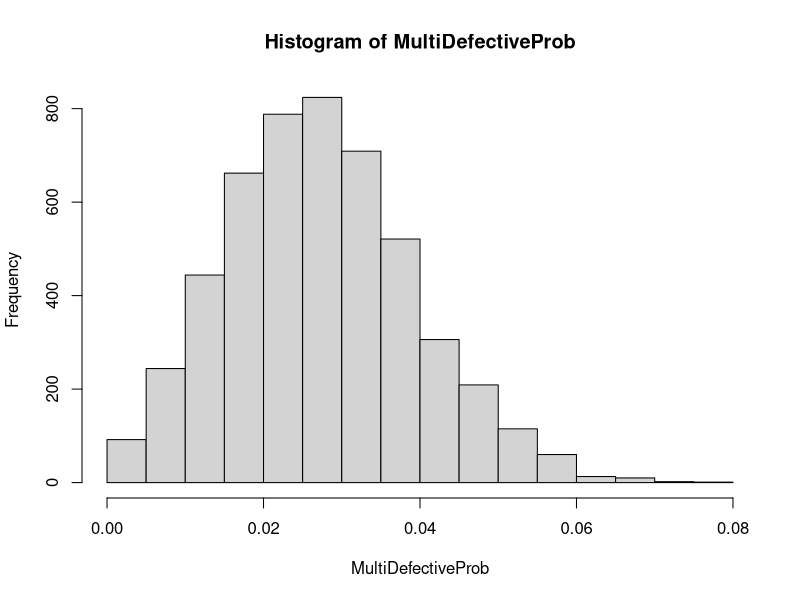

Recreate this plot in R. (Note: this script raises an error after producing the figure.)
#%% Question 1
getDefectiveProb <- function(p_1,p_2,number.N1,number.N2,number.sample){
    N1 = rbinom(n = number.N1, size = 1, prob = p_1)
    N2 = rbinom(n = number.N2, size = 1, prob = p_2)
    N = c(N1,N2)
    prob = sum(sample(N,number.sample))/number.sample
    return (prob)
}


#%% Question 2
p_1 = 0.05
p_2 = 0.02
number.N1 = 10000
number.N2 = 20000
number.sample = 200
simulation = 5000

MultiDefectiveProb = replicate(n = simulation, expr = getDefectiveProb(p_1,p_2,number.N1,number.N2,number.sample))

#%%
hist(MultiDefectiveProb)

#%%
quantile(MultiDefectiveProb,probs = c(0.025, 0.975))

#%%
mean(MultiDefectiveProb)

#%% True value
(number.N1*p_1+number.N2*p_2)/(number.N1+number.N2)

#%% Question 3
N1 = 10000
N2 = 20000
p = 0.1
e = 0.05
simulation = 50

getlessThanEProb <- function(N1,N2,p,e,simulation,sample){
  prob = mean(replicate(n = simulation, expr = abs(getDefectiveProb(p,p,N1,N2,sample)-p)<e))
  return (prob)
}

library(parallel)
RepParallel <- function(n, expr, simplify = "array",...){
  mc <- getOption("mc.cores", detectCores())
  answer <-
    mclapply(integer(n), eval.parent(substitute(function(...) expr)),mc.cores = mc,...)
  if (!identical(simplify, FALSE) && length(answer))
    return(simplify2array(answer, higher = (simplify == "array")))
  else return(answer)
}


getSample <- function(p,e,N1,N2){
  top = N1+N2
  button = 1
  while(button<top){
    pin_sample = ceiling((top-button)/2+button)
    pin_Pr = mean(RepParallel(20,getlessThanEProb(N1,N2,p,e,30,pin_sample)))
    if (pin_Pr > 0.95){
      top = pin_sample - 1
    }
    else{
      button = pin_sample + 1
    }
  }
  return (top)
}

system.time({
  ans <- getSample(p,e,N1,N2)
})
ans

sample.distribution = replicate(n = 40, expr = getSample(p,e,N1,N2))
mean(sample.distribution)
hist(sample.distribution)


rbinom(n = 10, size = 1, prob = 0.5)


ceiling(3.1)
